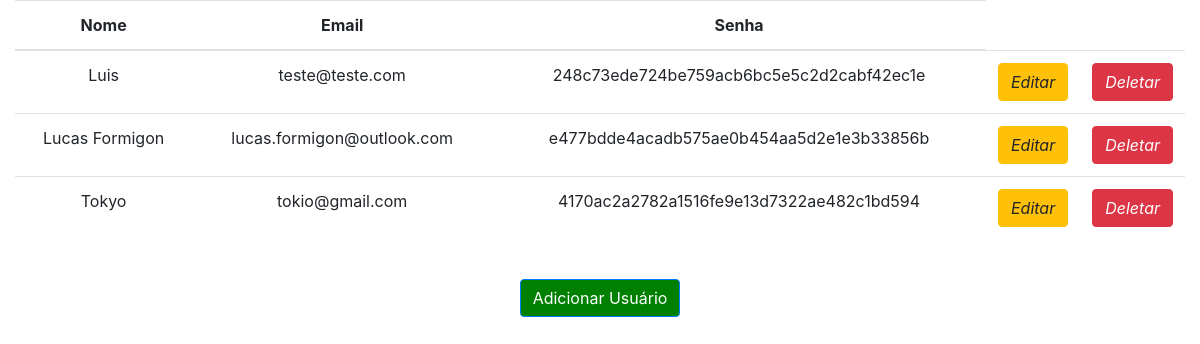
Page /menu.php on the committed database.
### tables this page shows
CREATE TABLE IF NOT EXISTS `usuario` (
  `id` int(2) NOT NULL AUTO_INCREMENT,
  `nome` varchar(30) NOT NULL,
  `email` varchar(40) NOT NULL,
  `senha` varchar(128) NOT NULL,
  PRIMARY KEY (`id`)
);

### menu.php (the view, shortened to what this page needs)
<?php
include_once 'php_action/db_connect.php';
include_once 'includes/header.php';
?>
<div class="body col-sm-12">
    <table class="table">
        <thead>
            <tr>
                <th scope="col">Nome</th>
                <th scope="col">Email</th>
                <th scope="col">Senha</th>
            </tr>
        </thead>
        <tbody>
            <?php
            $sql = "SELECT * FROM usuario";
            $result = mysqli_query($connect, $sql);
            if (mysqli_num_rows($result) > 0) {
                while ($dados = mysqli_fetch_array($result)) {
            ?>
                    <tr>
                        <td><?php echo $dados['nome'] ?></td>
                        <td><?php echo $dados['email'] ?></td>
                        <td><?php echo $dados['senha'] ?></td>
                        <td id="editar"><a href="editar.php?id=<?php echo $dados['id'] ?>" class="btn btn-warning" name="btn-editar"><i class="icon-edit">Editar</i></a></td>
                        <td id="deletar"><a href="#modal" class="btn btn-danger" data-toggle="modal" data-target="#modalV<?php echo $dados['id'] ?>" name="btn-deletar"><i class="icon-delete">Deletar</i></a></td>
                    </tr>
                <?php } ?>
        </tbody>
    </table>
<?php } ?>
<br>
<div id="btn-add col-6">
    <a class="btn btn-primary" href="cadastroMenu.php" role="button">Adicionar Usuário</a>
</div>
</div>
<?php
include_once 'includes/footer.php';
?>

### includes/header.php (shortened to what this page needs)
<!DOCTYPE html>
<html lang="pt-br">
  <head>
    <link rel="stylesheet" href="https://stackpath.bootstrapcdn.com/bootstrap/4.1.3/css/bootstrap.min.css">
    <link rel="stylesheet" type="text/css" href="style/style.css">
    <link href="icons/css/all.css" rel="stylesheet">
    </head>
    <body>

### includes/footer.php (shortened to what this page needs)
  </body>
</html>

### style/style.css (style rules this page uses)
.btn-primary { background-color: green; }
#editar { width: 24px; }
#deletar { width: 24px; }
.body { text-align: center; }

### rows in the picture
usuario: nome "Luis", email "teste@teste.com", senha "248c73ede724be759acb6bc5e5c2d2cabf42ec1e"
usuario: nome "Lucas Formigon", email "lucas.formigon@outlook.com", senha "e477bdde4acadb575ae0b454aa5d2e1e3b33856b"
usuario: nome "Tokyo", email "tokio@gmail.com", senha "4170ac2a2782a1516fe9e13d7322ae482c1bd594"
